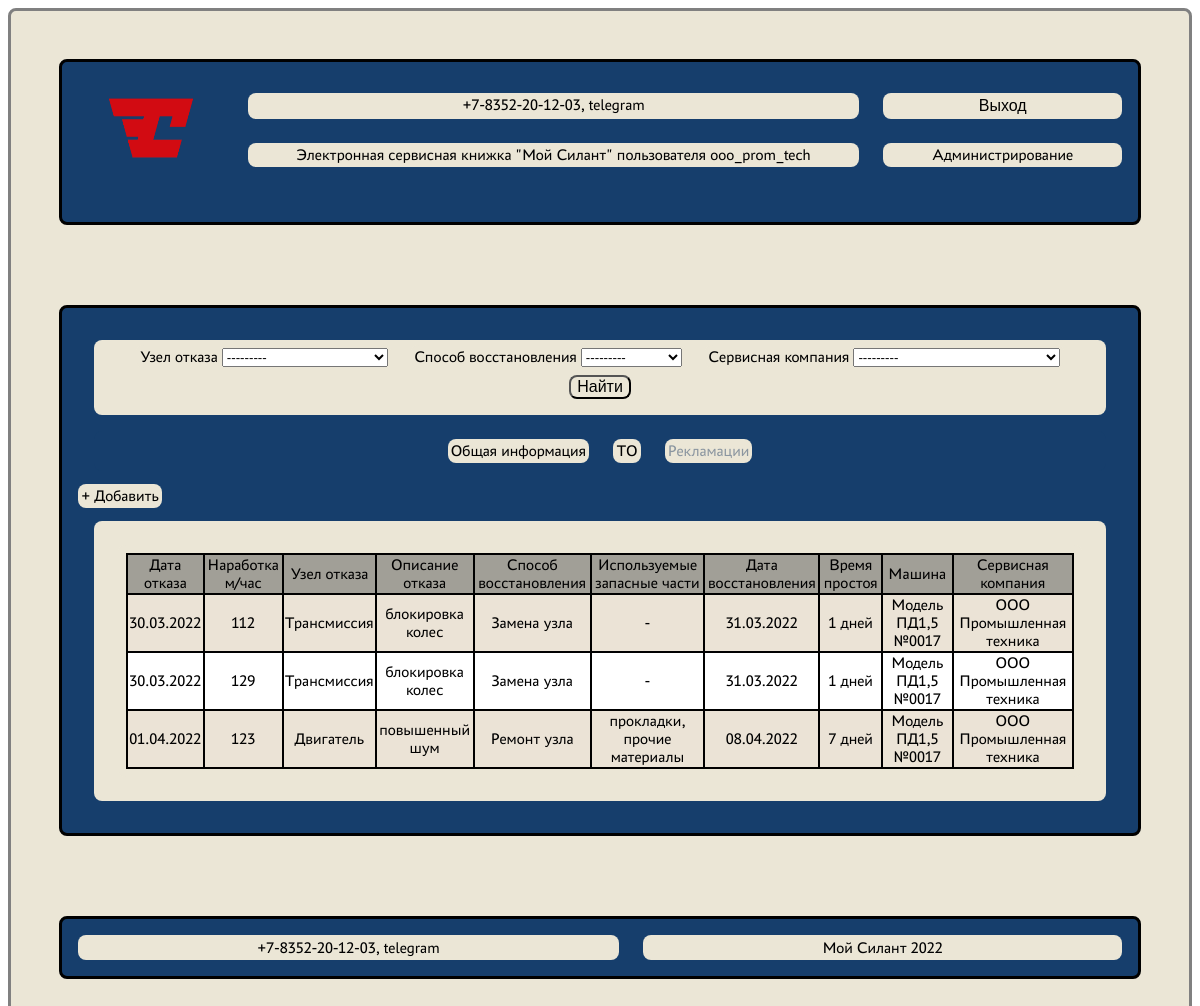
The app's page /reclamations/ (signed in) with its own data.
### loader_service/models.py (models this page shows, shortened)
class Profile(AbstractUser):
    client = 'CL'
    service_co = 'SR'
    manager = 'MG'
    ROLES = [
        (client, 'Клиент'),
        (service_co, 'Сервисная организация'),
        (manager, 'Менеджер'),
    ]
    role = models.CharField(max_length=2, choices=ROLES, default=client)
    bio = models.TextField(null=True)

class Reclamation(LifecycleModel):
    workoff_date = models.DateField()
    mileage = models.IntegerField()
    workoff_node = models.ForeignKey('WorkoffNode', on_delete=models.CASCADE)
    workoff_descriprion = models.TextField()
    repair_method = models.ForeignKey('RepairMethod', on_delete=models.CASCADE)
    used_recovery_kit = models.CharField(max_length=256)
    repair_date = models.DateField(max_length=256)
    dead_time = models.IntegerField(null=True, blank=True)
    machine = models.ForeignKey(Machine, on_delete=models.CASCADE)
    service_company = models.ForeignKey('ServiceCompany', on_delete=models.CASCADE)

class WorkoffNode(models.Model):
    title = models.CharField(max_length=256)
    description = models.TextField()
    def __str__(self):
        return self.title

class RepairMethod(models.Model):
    title = models.CharField(max_length=256)
    description = models.TextField()
    def __str__(self):
        return self.title

class Machine(models.Model):
    equipment_number = models.CharField(max_length=256, unique=True)
    equipment_model = models.ForeignKey('EquipmentModel', on_delete=models.CASCADE)
    engine_model = models.ForeignKey('EngineModel', on_delete=models.CASCADE)
    engine_number = models.CharField(max_length=256)
    transmission_model = models.ForeignKey('TransmissionModel', on_delete=models.CASCADE)
    transmission_number = models.CharField(max_length=256)
    driving_axle_model = models.ForeignKey('DrivingAxleModel', on_delete=models.CASCADE)
    driving_axle_number = models.CharField(max_length=256)
    control_axle_model = models.ForeignKey('ControlAxleModel', on_delete=models.CASCADE)
    control_axle_number = models.CharField(max_length=256)
    shipment_contract = models.CharField(max_length=256)
    shipment_out_date = models.DateField()
    consignee = models.CharField(max_length=256)
    shipment_adress = models.CharField(max_length=256)
    options = models.TextField(blank=True)
    client = models.ForeignKey(Profile, on_delete=models.CASCADE)
    service_company = models.ForeignKey("ServiceCompany", on_delete=models.CASCADE)
    def __str__(self):
        return f'Модель {self.equipment_model} №{self.equipment_number}'

class EquipmentModel(models.Model):
    title = models.CharField(max_length=256)
    description = models.TextField()
    def __str__(self):
        return self.title

class ServiceCompany(models.Model):
    title = models.CharField(max_length=256)
    description = models.TextField()
    profile = models.ForeignKey(Profile, on_delete=models.CASCADE)
    def __str__(self):
        return self.title

### loader_service/views.py (the view)
class ReclamationView(LoginRequiredMixin, ListView):
    raise_exception = True
    model = Reclamation
    ordering = 'workoff_date'
    template_name = 'reclamations.html'
    context_object_name = 'reclamations'
    paginate_by = 5
    def get_queryset(self):
        queryset = super().get_queryset()
        self.filterset = ReclamationFilter(self.request.GET, queryset)
        return self.filterset.qs
    def get_context_data(self, **kwargs):
        context = super().get_context_data()
        context['filterset'] = self.filterset
        return context

### templates/reclamations.html (shortened to what this page needs)
{% extends 'flatpages/default.html' %}
{% load static %}
{% load custom_tags %}
{% block body %}
    {% if user.is_authenticated %}
    <div>
        <form action="" method="get">
            <span class="filter">Узел отказа {{ filterset.form.workoff_node }}</span>
            <span class="filter">Способ восстановления {{ filterset.form.repair_method }}</span>
            <span class="filter">Сервисная компания {{ filterset.form.service_company }}</span>
            <button class="filter" type="submit">Найти</button>
        </form>
    </div>
    <div class="navigator">
        <span ><a href="/">Общая информация</a></span>
        <span><a href="/tech_services/">TO</a></span>
        <span><a class="navigator-active" href="#">Рекламации</a></span>
    </div>
{% if user.role != 'CL' %}
<span><a href="create">+ Добавить</a></span>
{% endif %}
        {% if reclamations %}
        <div>
            <div class="table">
                <table border="1">
                    <tr>
                        <td>Дата отказа</td>
                        <td>Наработка м/час</td>
                        <td>Узел отказа</td>
                        <td>Описание отказа</td>
                        <td>Способ восстановления</td>
                        <td>Используемые запасные части</td>
                        <td>Дата восстановления</td>
                        <td>Время простоя</td>
                        <td>Машина</td>
                        <td>Сервисная компания</td>
                    </tr>
                    {% for reclamation in reclamations %}
                    {% if user.role == 'CL' and reclamation.machine.client != user %}
                    {% elif user.role == 'SR' and reclamation.service_company.profile != user %}
                    {% else %}
                    <tr>
                        <td><a href="{{ reclamation.pk }}">{{ reclamation.workoff_date|date:"d.m.Y" }}</a></td>
                        <td>{{ reclamation.mileage }}</td>
                        <td><a href="/administration/workoff_nodes/{{ reclamation.workoff_node.pk }}">{{ reclamation.workoff_node }}</a></td>
                        <td>{{ reclamation.workoff_descriprion }}</td>
                        <td><a href="/administration/repair_methods/{{ reclamation.repair_method.pk }}">{{ reclamation.repair_method }}</a></td>
                        <td>{{ reclamation.used_recovery_kit }}</td>
                        <td>{{ reclamation.repair_date|date:"d.m.Y" }}</td>
                        <td>{{ reclamation.dead_time }} дней</td>
                        <td><a href="/home/{{ reclamation.machine.pk }}">{{ reclamation.machine }}</a></td>
                        <td>{{ reclamation.service_company }}</td>
                    </tr>
                    {% endif %}
                    {% endfor %}
                </table>
            </div>
        </div>
        {% endif %}
    {% endif %}
{% endblock body %}

### templates/flatpages/default.html (shortened to what this page needs)
<!DOCTYPE html>
<html lang="en">
<head>
    {% load static %}
    <link href="{% static 'assets/css/main.css' %}" rel="stylesheet" />
</head>
<body>
    <div class="plane">
        <header class="grid-wrapper-header">
            <div>
                <a href="/"><img src="{% static 'assets/icons/Logotype accent RGB 2.png' %}" alt="logo silant" width="100" height="100"></a>
            </div>
            <div class="inner-grid-header">
                <span>+7-8352-20-12-03, telegram</span>
                {% if user.is_authenticated %}
                <span>
                    <form method="post" action="{% url 'logout' %}">
                        <button class="inform" type="submit">Выход</button>
                    </form>
                </span>
                {% else %}
                <span><a href="/auth/login/">Авторизация</a></span>
                {% endif %}
                <span>Электронная сервисная книжка "Мой Силант"{% if user.is_authenticated %} пользователя {{ user.username }}{% endif %}</span>
                {% if user.is_authenticated and user.role != 'CL' %}
                    <span><a href="/administration/">Администрирование</a></span>
                {% endif %}
            </div>
        </header>
        <div class="main-panel">
            {% block body %}{% endblock body %}
        </div>
        <footer>
            <span>+7-8352-20-12-03, telegram</span>
            <span>Мой Силант 2022</span>
        </footer>
    </div>
</body>
</html>

### static/assets/css/main.css (style rules this page uses)
a { color: black; text-decoration: none; }
table { background-color: white; border: 2px solid; border-collapse: collapse; }
td { border: 2px solid; border-collapse: collapse; }
body { background-color: white; display: flex; flex-direction: column; height: 100vh; }
.plane { display: flex; flex-direction: column; flex-grow: 1; background-color: #EBE6D6; border: 3px solid grey; border-radius: 0.5em; padding: 1rem; font-family: 'PT Astra Sans'; }
header { display: flex; margin: 2em 2em 3em; padding: 1em; background-color: #163E6C; border: 3px solid black; border-radius: 0.5em; }
.grid-wrapper-header { display: grid; align-items: center; grid-template-columns: 0.5fr 3fr; grid-template-rows: 0.5fr auto; grid-gap: 2vw; }
.inner-grid-header { display: grid; grid-template-columns: repeat(2, auto); grid-template-rows: repeat(2, auto); grid-gap: 2vw; }
button { font-size: 1em; border-radius: 0.5em; background-color: #EBE6D6; cursor: pointer; }
.inform { border: none; background-color: #EBE6D6; cursor: pointer; }
span { padding: 0.20em; font-size: 1em; border-radius: 0.5em; background-color: #EBE6D6; text-align: center; }
header div { text-align: center; }
.main-panel { display: block; margin: 2em 2em 3em; padding: 1em; background-color: #163E6C; border: 3px solid black; border-radius: 0.5em; }
.main-panel div { text-align: center; justify-content: center; padding: 0.5em; margin: 1em; background-color: #EBE6D6; border-radius: 0.5em; }
.table { table-layout: auto; background-color: white; width: auto; text-align: center; border-radius: 0.5em; overflow: auto; }
.table tr:first-child { background-color: #a19f97; }
.table tr:nth-child(even) { background-color: #ebe3d6; }
footer { display: grid; margin: 2em 2em 3em; padding: 1em; background-color: #163E6C; border: 3px solid black; border-radius: 0.5em; grid-template-columns: repeat(2, auto); grid-gap: 2vw; }
.filter { margin: 0.5em; }
.navigator { display: grid; grid-template-columns: repeat(3, auto); grid-template-rows: repeat(1, auto); grid-gap: 2vw; background-color: #163E6C !important; }
.navigator-active { color: #8b96a0 !important; }

### records on screen
Profile: username "ooo_prom_tech"
Reclamation: workoff_date "30.03.2022", mileage "112", workoff_node "Трансмиссия", workoff_descriprion "блокировка колес", repair_method "Замена узла", used_recovery_kit "-", repair_date "31.03.2022", dead_time "1", machine "Модель ПД1,5 №0017", service_company "ООО Промышленная техника"
Reclamation: workoff_date "30.03.2022", mileage "129", workoff_node "Трансмиссия", workoff_descriprion "блокировка колес", repair_method "Замена узла", used_recovery_kit "-", repair_date "31.03.2022", dead_time "1", machine "Модель ПД1,5 №0017", service_company "ООО Промышленная техника"
Reclamation: workoff_date "01.04.2022", mileage "123", workoff_node "Двигатель", workoff_descriprion "повышенный шум", repair_method "Ремонт узла", used_recovery_kit "прокладки, прочие материалы", repair_date "08.04.2022", dead_time "7", machine "Модель ПД1,5 №0017", service_company "ООО Промышленная техника"
